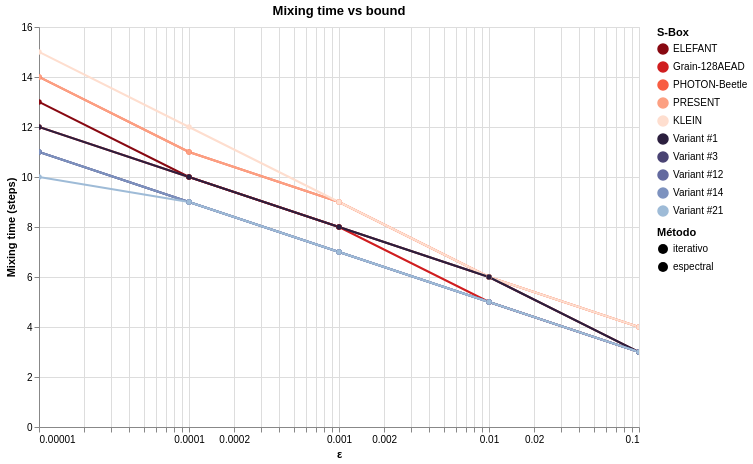

Notebook cell for this chart:
### Code cell
chart_mix = compare_mixing_times_altair(
    specs,
    epsilons=[10**(-i) for i in range(1,6)],
    max_steps=10000,
    log_scale=True,
)
chart_mix

### Figure 1 — Vega-Lite specification as saved in the notebook (floating-point values rounded to 4 significant figures)
{"config": {"view": {"continuousWidth": 300, "continuousHeight": 300}}, "data": {"name": "data-c36511e06d553826abff103c2ef17d9d"}, "mark": {"type": "line", "point": true}, "encoding": {"color": {"field": "S-Box", "legend": {"title": "S-Box"}, "scale": {"domain": ["ELEFANT", "Grain-128AEAD", "PHOTON-Beetle", "PRESENT", "KLEIN", "Variant #1", "Variant #3", "Variant #12", "Variant #14", "Variant #21"], "range": ["#880811", "#d01d1f", "#f85d42", "#fca082", "#fedecf", "#2b1f3e", "#494373", "#636a9f", "#7d92bf", "#9ebbd7"]}, "type": "nominal"}, "strokeDash": {"field": "Método", "legend": {"title": "Método"}, "scale": {"domain": ["iterativo", "espectral"], "range": [[], [4, 4]]}, "type": "nominal"}, "tooltip": [{"field": "S-Box", "type": "nominal"}, {"field": "Método", "type": "nominal"}, {"field": "ε", "type": "quantitative"}, {"field": "Mixing time", "type": "quantitative"}], "x": {"field": "ε", "scale": {"type": "log"}, "title": "ε", "type": "quantitative"}, "y": {"field": "Mixing time", "title": "Mixing time (steps)", "type": "quantitative"}}, "height": 400, "params": [{"name": "param_1e9efca18e7a2868", "select": {"type": "interval", "encodings": ["x", "y"]}, "bind": "scales"}], "title": "Mixing time vs bound", "width": 600, "$schema": "https://vega.github.io/schema/vega-lite/v6.1.0.json", "datasets": {"data-c36511e06d553826abff103c2ef17d9d": [{"ε": 0.1, "S-Box": "ELEFANT", "Método": "iterative", "Mixing time": 3}, {"ε": 0.01, "S-Box": "ELEFANT", "Método": "iterative", "Mixing time": 6}, {"ε": 0.001, "S-Box": "ELEFANT", "Método": "iterative", "Mixing time": 8}, {"ε": 0.0001, "S-Box": "ELEFANT", "Método": "iterative", "Mixing time": 10}, {"ε": 1e-05, "S-Box": "ELEFANT", "Método": "iterative", "Mixing time": 13}, {"ε": 0.1, "S-Box": "Grain-128AEAD", "Método": "iterative", "Mixing time": 3}, {"ε": 0.01, "S-Box": "Grain-128AEAD", "Método": "iterative", "Mixing time": 5}, {"ε": 0.001, "S-Box": "Grain-128AEAD", "Método": "iterative", "Mixing time": 8}, {"ε": 0.0001, "S-Box": "Grain-128AEAD", "Método": "iterative", "Mixing time": 10}, {"ε": 1e-05, "S-Box": "Grain-128AEAD", "Método": "iterative", "Mixing time": 12}, {"ε": 0.1, "S-Box": "PHOTON-Beetle", "Método": "iterative", "Mixing time": 4}, {"ε": 0.01, "S-Box": "PHOTON-Beetle", "Método": "iterative", "Mixing time": 6}, {"ε": 0.001, "S-Box": "PHOTON-Beetle", "Método": "iterative", "Mixing time": 9}, {"ε": 0.0001, "S-Box": "PHOTON-Beetle", "Método": "iterative", "Mixing time": 11}, {"ε": 1e-05, "S-Box": "PHOTON-Beetle", "Método": "iterative", "Mixing time": 14}, {"ε": 0.1, "S-Box": "PRESENT", "Método": "iterative", "Mixing time": 4}, {"ε": 0.01, "S-Box": "PRESENT", "Método": "iterative", "Mixing time": 6}, {"ε": 0.001, "S-Box": "PRESENT", "Método": "iterative", "Mixing time": 9}, {"ε": 0.0001, "S-Box": "PRESENT", "Método": "iterative", "Mixing time": 11}, {"ε": 1e-05, "S-Box": "PRESENT", "Método": "iterative", "Mixing time": 14}, {"ε": 0.1, "S-Box": "KLEIN", "Método": "iterative", "Mixing time": 4}, {"ε": 0.01, "S-Box": "KLEIN", "Método": "iterative", "Mixing time": 6}, {"ε": 0.001, "S-Box": "KLEIN", "Método": "iterative", "Mixing time": 9}, {"ε": 0.0001, "S-Box": "KLEIN", "Método": "iterative", "Mixing time": 12}, {"ε": 1e-05, "S-Box": "KLEIN", "Método": "iterative", "Mixing time": 15}, {"ε": 0.1, "S-Box": "Variant #1", "Método": "iterative", "Mixing time": 3}, {"ε": 0.01, "S-Box": "Variant #1", "Método": "iterative", "Mixing time": 6}, {"ε": 0.001, "S-Box": "Variant #1", "Método": "iterative", "Mixing time": 8}, {"ε": 0.0001, "S-Box": "Variant #1", "Método": "iterative", "Mixing time": 10}, {"ε": 1e-05, "S-Box": "Variant #1", "Método": "iterative", "Mixing time": 12}, {"ε": 0.1, "S-Box": "Variant #3", "Método": "iterative", "Mixing time": 3}, {"ε": 0.01, "S-Box": "Variant #3", "Método": "iterative", "Mixing time": 5}, {"ε": 0.001, "S-Box": "Variant #3", "Método": "iterative", "Mixing time": 7}, {"ε": 0.0001, "S-Box": "Variant #3", "Método": "iterative", "Mixing time": 9}, {"ε": 1e-05, "S-Box": "Variant #3", "Método": "iterative", "Mixing time": 11}, {"ε": 0.1, "S-Box": "Variant #12", "Método": "iterative", "Mixing time": 3}, {"ε": 0.01, "S-Box": "Variant #12", "Método": "iterative", "Mixing time": 5}, {"ε": 0.001, "S-Box": "Variant #12", "Método": "iterative", "Mixing time": 7}, {"ε": 0.0001, "S-Box": "Variant #12", "Método": "iterative", "Mixing time": 9}, {"ε": 1e-05, "S-Box": "Variant #12", "Método": "iterative", "Mixing time": 11}, {"ε": 0.1, "S-Box": "Variant #14", "Método": "iterative", "Mixing time": 3}, {"ε": 0.01, "S-Box": "Variant #14", "Método": "iterative", "Mixing time": 5}, {"ε": 0.001, "S-Box": "Variant #14", "Método": "iterative", "Mixing time": 7}, {"ε": 0.0001, "S-Box": "Variant #14", "Método": "iterative", "Mixing time": 9}, {"ε": 1e-05, "S-Box": "Variant #14", "Método": "iterative", "Mixing time": 11}, {"ε": 0.1, "S-Box": "Variant #21", "Método": "iterative", "Mixing time": 3}, {"ε": 0.01, "S-Box": "Variant #21", "Método": "iterative", "Mixing time": 5}, {"ε": 0.001, "S-Box": "Variant #21", "Método": "iterative", "Mixing time": 7}, {"ε": 0.0001, "S-Box": "Variant #21", "Método": "iterative", "Mixing time": 9}, {"ε": 1e-05, "S-Box": "Variant #21", "Método": "iterative", "Mixing time": 10}]}}
